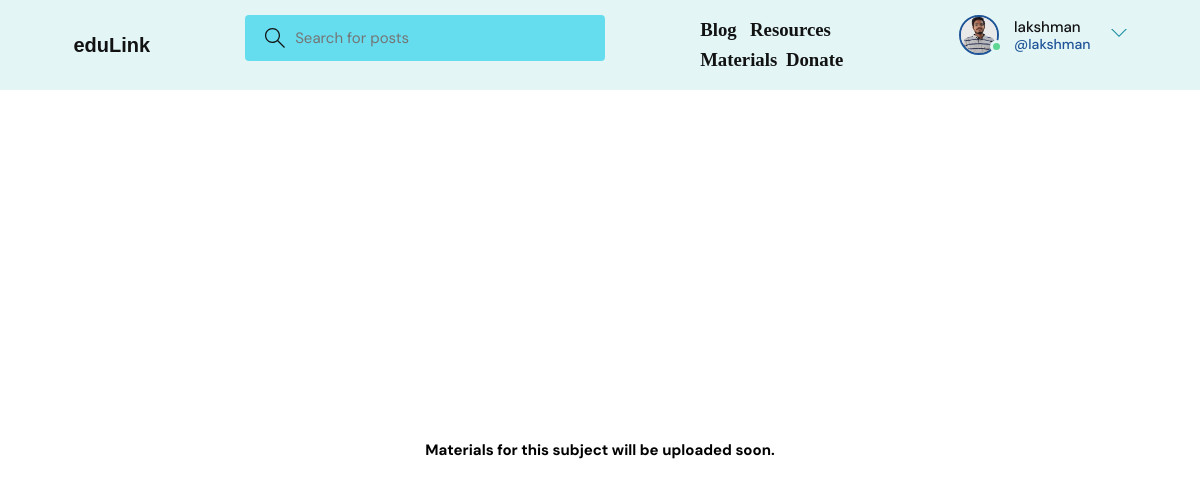
The page /materials/12/ (signed in) on the database its author committed.
### base/models.py (models this page shows)
class User(AbstractUser):
    name = models.CharField(max_length=200, null=True)
    email = models.EmailField(unique=True, null=True)
    bio = models.TextField(null=True)
    avatar = models.ImageField(null=True, default="avatar.svg")
    USERNAME_FIELD = 'email'
    REQUIRED_FIELDS = []

### materials/views.py (the view)
# urls.py: path('<int:subject_id>/', material_list, name='material_list'),
def material_list(request, subject_id):
    materials = Material.objects.filter(subject_id=subject_id)
    files = [{'name': material.file.name.split("/")[-1], 'url': material.file.url} for material in materials]
    context = {'files': files}
    return render(request, 'material_list.html', context)

### templates/material_list.html (shortened to what this page needs)
{% extends 'main.html' %}
{% block content %}
  <div class="container">
    <div class="row">
      <div class="col-12">
        <div class="d-flex justify-content-between flex-wrap">
          {% if files %}
            {% for file in files %}
              <a href="{% url 'download_file' file.name %}" target="_blank" class="btn btn-primary subject-btn" style="margin-top: 3rem; margin-right: 2.5rem; margin-bottom: 2.5rem;">{{ file.name }}</a>
            {% endfor %}
          {% else %}
          <div style="display: flex; justify-content: center; align-items: center; height: 90vh;">
            <center>  <h1> <p>Materials for this subject will be uploaded soon.</p></h1></center>
        </div>
        {% endif %}
      </div>
      </div>
    </div>
  </div>
{% endblock %}

### templates/navbar.html (shortened to what this page needs)
{% load static %}
<header class="header header--loggedIn">
  <div class="container">
    <a href="{% url 'home' %}" class="header__logo">
      <h1 style="color: #121213; font-weight: bold; font-family: 'Comic Sans MS', cursive, sans-serif;">eduLink</h1>
    </a>
    <form class="header__search" method="GET" action="{% url 'home' %}">
      <label>
        <input name="q" placeholder="Search for posts" />
      </label>
    </form>
    <div class="navbar-nav">
      <a class="nav-link" href="{% url 'article_list' %}" style="font-size: 1.25em;"><h1 style="color: #121213; font-weight: bold; font-family: 'Arial: A sans-serif';">Blog &nbsp;</h1></a>
      <a class="nav-link" href="{% url 'resource_list' %}" style="font-size: 1.25em;"><h1 style="color: #121213; font-weight: bold; font-family: 'Arial: A sans-serif';">Resources &nbsp;</h1></a>
      <a class="nav-link" href="{% url 'subject_list' %}" style="font-size: 1.25em;"><h1 style="color: #121213; font-weight: bold; font-family: 'Arial: A sans-serif';">Materials&nbsp;</h1></a>
      <a class="nav-link" href="{% url 'donate' %}" style="font-size: 1.25em;"><h1 style="color: #121213; font-weight: bold; font-family: 'Arial: A sans-serif';">Donate</h1></a>
  </div>
    <nav class="header__menu">
      {% if request.user.is_authenticated %}
      <div class="header__user">
        <a href="{% url 'update-user' %}">
          <div class="avatar avatar--medium active">
            <img src="{{request.user.avatar.url}}" />
          </div>
          <p>
            {{request.user.username}} <span>@{{request.user.username}}</span>
          </p>
        </a>
        <button class="dropdown-button">
          <svg
            version="1.1"
            xmlns="http://www.w3.org/2000/svg"
            width="32"
            height="32"
            viewBox="0 0 32 32"
          >
            <title>chevron-down</title>
            <path d="M16 21l-13-13h-3l16 16 16-16h-3l-13 13z"></path>
          </svg>
        </button>
      </div>
      {% else %}
      <a href="{% url 'login' %}">
        <img src="{% static 'images/avatar.svg' %}" />
        <p>Login</p>
      </a>
      {% endif %}
    </nav>
  </div>
</header>

### static/styles/style.css (style rules this page uses)
:root { --color-main: #205498; --color-main-light: #97EBF4; --color-dark: #e3f6f5; --color-dark-medium: #65DDEF; --color-dark-light: #1a8ba1; --color-light: #f7f7f7; --color-gray: #121213; --color-light-gray: #000000; --color-bg: radial-gradient(circle at 18.7% 37.8%, rgb(250, 250, 250) 0%, rgb(225, 234, 238) 90%); --color-success: #5dd693; --color-error: #fc4b0b; }
* { font-family: "DM Sans", -apple-system, BlinkMacSystemFont, "Segoe UI", Roboto, Oxygen, Ubuntu, Cantarell, "Open Sans", "Helvetica Neue", sans-serif; margin: 0; padding: 0; box-sizing: border-box; text-rendering: optimizeLegibility; font-size: inherit; }
html { font-size: 56.25%; }
@media only screen and (min-width: 1200px) { html { font-size: 62.5%; } }
body { line-height: 1.6; font-weight: 400; font-size: 1.5rem; color: var(--color-light-gray); background-color: var(--color-bg); min-height: 100vh; }
img { width: 100%; }
a { display: inline-block; color: var(--color-main); text-decoration: none; }
.container { max-width: 120rem; width: 90%; margin: auto; }
.avatar { position: relative; display: inline-block; border-radius: 50%; border: 2px solid var(--color-main); }
.avatar img { display: block; border-radius: 50%; object-fit: cover; object-position: center; }
.avatar::after { content: ""; display: block; position: absolute; background-color: var(--color-gray); z-index: 111; border-radius: 50%; border: 0.3rem solid var(--color-dark); }
.avatar.active::after { background-color: var(--color-success); }
.avatar.avatar--medium img { width: 3.6rem; height: 3.6rem; border-radius: 50%; }
.avatar.avatar--medium:after { width: 0.7rem; height: 0.7rem; bottom: 0px; right: -6px; }
.header { padding: 1.5rem; background-color: var(--color-dark); }
.header > .container { display: flex; gap: 9.5rem; }
.header__logo, .header__user { display: flex; gap: 2rem; align-items: center; }
.header__logo > h1 { font-weight: 700; font-size: 2rem; color: var(--color-light); }
.header__search > label { background-color: var(--color-dark-medium); padding: 1.3rem 1rem; display: flex; align-items: center; gap: 1rem; border-radius: 4px; }
.header__search svg { fill: var(--color-gray); width: 2rem; height: 2rem; margin-left: 1rem; }
.header__search input { width: 30rem; background: transparent; border: none; outline: none; color: var(--color-light); }
.header__menu { margin-left: auto; position: relative; }
.header__menu a { display: flex; gap: 1.5rem; align-items: center; font-weight: 500; text-decoration: none; color: var(--color-gray); }
.header__menu img { height: 3.6rem; }
.header__menu p { line-height: 1.2; }
.header__menu span { color: var(--color-main); font-weight: 500; font-size: 1.4rem; display: block; }
.header__menu svg { width: 1.6rem; height: 1.6rem; fill: var(--color-dark-light); }
.dropdown-button { background: transparent; border: 0; outline: 0; cursor: pointer; }

### rows shown on the page
User: user.avatar (picture), user.username "lakshman"
